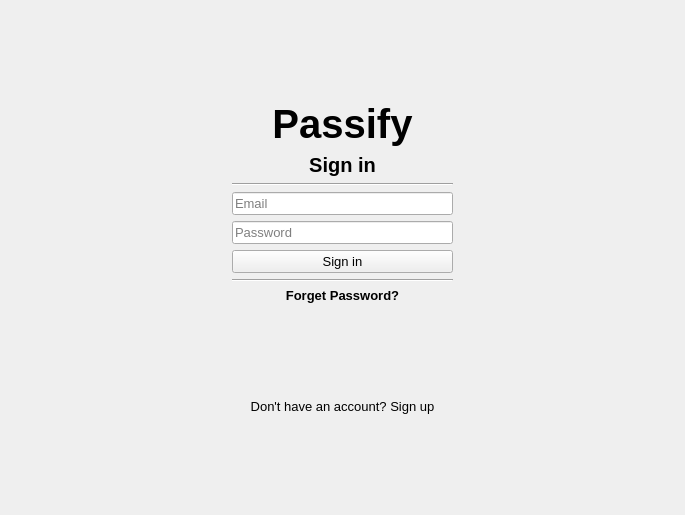
<?xml version="1.0" encoding="UTF-8"?>
<ui version="4.0">
 <class>Form</class>
 <widget class="QWidget" name="Form">
  <property name="geometry">
   <rect>
    <x>0</x>
    <y>0</y>
    <width>685</width>
    <height>515</height>
   </rect>
  </property>
  <property name="windowTitle">
   <string>Form</string>
  </property>
  <layout class="QGridLayout" name="gridLayout">
   <item row="0" column="1">
    <spacer name="verticalSpacer_2">
     <property name="orientation">
      <enum>Qt::Vertical</enum>
     </property>
     <property name="sizeHint" stdset="0">
      <size>
       <width>20</width>
       <height>86</height>
      </size>
     </property>
    </spacer>
   </item>
   <item row="1" column="1">
    <widget class="QLabel" name="label">
     <property name="font">
      <font>
       <pointsize>30</pointsize>
       <weight>75</weight>
       <bold>true</bold>
      </font>
     </property>
     <property name="text">
      <string>Passify</string>
     </property>
     <property name="alignment">
      <set>Qt::AlignCenter</set>
     </property>
    </widget>
   </item>
   <item row="2" column="1">
    <widget class="QLabel" name="label_2">
     <property name="font">
      <font>
       <pointsize>15</pointsize>
       <weight>75</weight>
       <bold>true</bold>
      </font>
     </property>
     <property name="text">
      <string>Sign in</string>
     </property>
     <property name="alignment">
      <set>Qt::AlignCenter</set>
     </property>
    </widget>
   </item>
   <item row="3" column="1">
    <widget class="Line" name="line_2">
     <property name="orientation">
      <enum>Qt::Horizontal</enum>
     </property>
    </widget>
   </item>
   <item row="4" column="1">
    <widget class="QLineEdit" name="le_email">
     <property name="font">
      <font>
       <pointsize>10</pointsize>
      </font>
     </property>
     <property name="placeholderText">
      <string>Email</string>
     </property>
    </widget>
   </item>
   <item row="5" column="0">
    <spacer name="horizontalSpacer_2">
     <property name="orientation">
      <enum>Qt::Horizontal</enum>
     </property>
     <property name="sizeHint" stdset="0">
      <size>
       <width>215</width>
       <height>20</height>
      </size>
     </property>
    </spacer>
   </item>
   <item row="5" column="1">
    <widget class="DoubleClickShowPassword" name="le_password">
     <property name="font">
      <font>
       <pointsize>10</pointsize>
      </font>
     </property>
     <property name="placeholderText">
      <string>Password</string>
     </property>
    </widget>
   </item>
   <item row="5" column="2">
    <spacer name="horizontalSpacer">
     <property name="orientation">
      <enum>Qt::Horizontal</enum>
     </property>
     <property name="sizeHint" stdset="0">
      <size>
       <width>215</width>
       <height>20</height>
      </size>
     </property>
    </spacer>
   </item>
   <item row="6" column="1">
    <widget class="QPushButton" name="btn_sign_in">
     <property name="font">
      <font>
       <pointsize>10</pointsize>
      </font>
     </property>
     <property name="text">
      <string>Sign in</string>
     </property>
    </widget>
   </item>
   <item row="7" column="1">
    <widget class="Line" name="line_3">
     <property name="orientation">
      <enum>Qt::Horizontal</enum>
     </property>
    </widget>
   </item>
   <item row="8" column="1">
    <widget class="ClickableLabel" name="lbl_forget_password">
     <property name="font">
      <font>
       <pointsize>10</pointsize>
       <weight>75</weight>
       <bold>true</bold>
      </font>
     </property>
     <property name="text">
      <string>Forget Password?</string>
     </property>
     <property name="alignment">
      <set>Qt::AlignCenter</set>
     </property>
    </widget>
   </item>
   <item row="9" column="1">
    <spacer name="verticalSpacer_3">
     <property name="orientation">
      <enum>Qt::Vertical</enum>
     </property>
     <property name="sizeHint" stdset="0">
      <size>
       <width>20</width>
       <height>87</height>
      </size>
     </property>
    </spacer>
   </item>
   <item row="10" column="1">
    <widget class="ClickableLabel" name="lbl_sign_up">
     <property name="font">
      <font>
       <pointsize>10</pointsize>
      </font>
     </property>
     <property name="text">
      <string>Don't have an account? Sign up</string>
     </property>
     <property name="alignment">
      <set>Qt::AlignCenter</set>
     </property>
    </widget>
   </item>
   <item row="11" column="1">
    <spacer name="verticalSpacer">
     <property name="orientation">
      <enum>Qt::Vertical</enum>
     </property>
     <property name="sizeHint" stdset="0">
      <size>
       <width>20</width>
       <height>86</height>
      </size>
     </property>
    </spacer>
   </item>
  </layout>
 </widget>
 <customwidgets>
  <customwidget>
   <class>ClickableLabel</class>
   <extends>QLabel</extends>
   <header>custom_widgets.h</header>
  </customwidget>
  <customwidget>
   <class>DoubleClickShowPassword</class>
   <extends>QLineEdit</extends>
   <header>custom_widgets.h</header>
  </customwidget>
 </customwidgets>
 <resources/>
 <connections/>
</ui>
